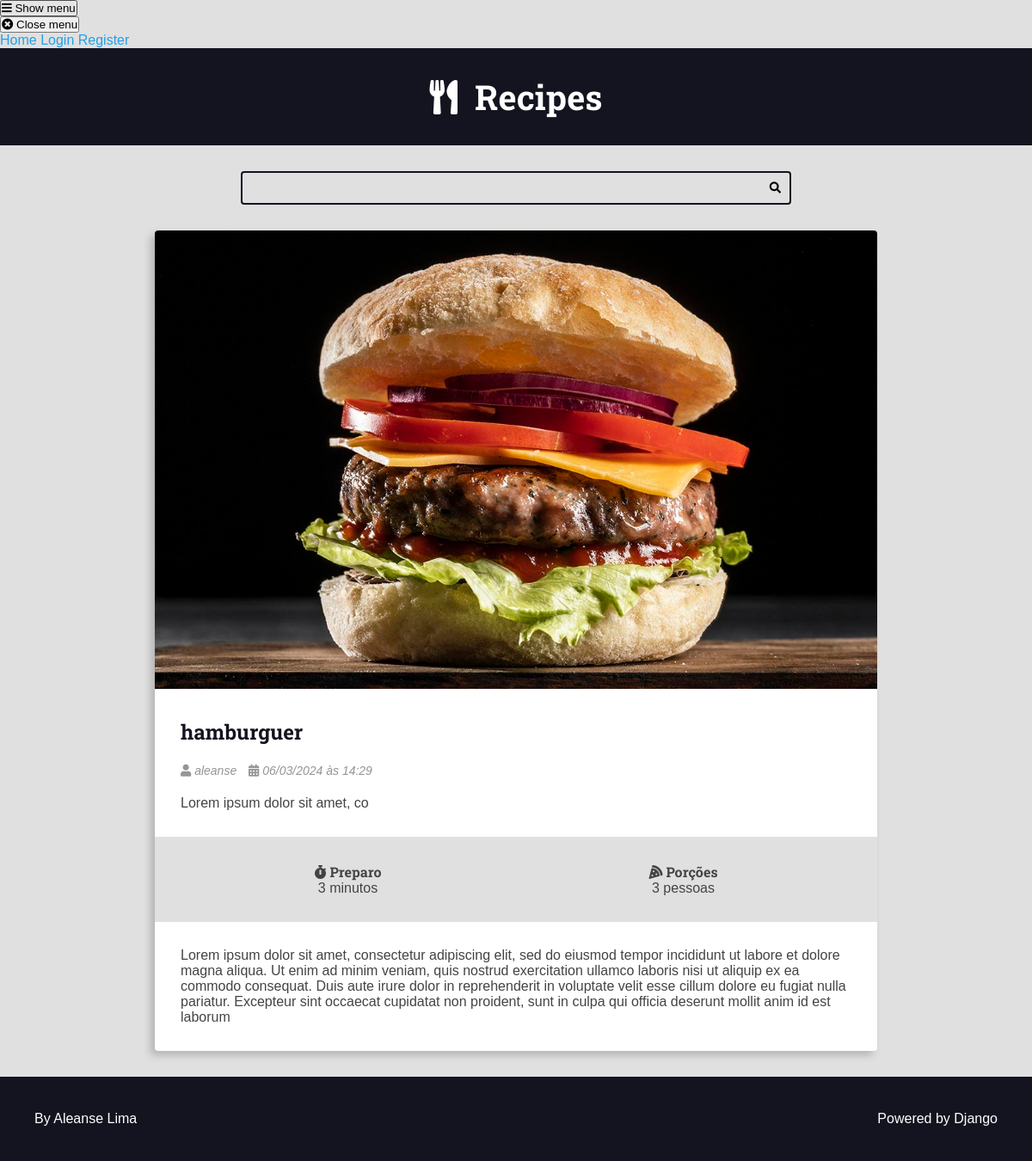
The page /recipes/7 on the database its author committed.
### recipes/models.py (models this page shows, shortened)
class Recipe(models.Model):
    title = models.CharField(max_length=30)
    description = models.TextField(max_length=30)
    slug = models.SlugField(unique=True)
    preparation_time = models.IntegerField()
    preparation_time_unit = models.CharField(max_length=30)
    servings = models.IntegerField()
    servings_unit = models.CharField(max_length=30)
    preparation_steps = models.TextField()
    preparation_steps_is_html = models.BooleanField(default=False)
    created_at = models.DateTimeField(auto_now_add=True)
    updated_at = models.DateTimeField(auto_now=True)
    is_published = models.BooleanField(default=False)
    cover = models.ImageField(upload_to='recipes/covers/%Y/%m/%d/', blank=True, default='')
    category = models.ForeignKey(Category, on_delete=models.SET_NULL, null=True,blank=True,default=None)
    author = models.ForeignKey(User, on_delete=models.SET_NULL, null=True)
    def get_absolute_url(self):
        return reverse("recipes:recipe",args={self.id})

### recipes/views.py (the view)
# urls.py: path('recipes/<int:id>', views.recipe,name="recipe"),
def recipe(request,id):
    recipe = get_object_or_404(Recipe,id=id, is_published=True,)
    return render(request,'recipes/pages/recipe-view.html',context={'recipe':recipe,'is_detail_page': True,})

### recipes/templates/recipes/pages/recipe-view.html (shortened to what this page needs)
{% extends 'global/base.html' %}
{% block content %}
<div class="main-content main-content-detail container">
        {% include 'recipes/partials/recipe.html' %}
</div>
{% endblock content %}

### recipes/templates/recipes/partials/recipe.html (shortened to what this page needs)
<div class="recipe recipe-list-item">
   {% if recipe.cover %}
    <div class="recipe-cover">
        <a href="{{ recipe.get_absolute_url }}">
            <img src="{{ recipe.cover.url }}" alt="Temporário">
        </a>
    </div>
    {% endif %}
    <div class="recipe-title-container">
         <h2 class="recipe-title">
            <a href="{{ recipe.get_absolute_url }}">
                {{ recipe.title }}
            </a>
        </h2>
    </div>
    <div class="recipe-author">
       {% if recipe.author is not None %}
        <span class="recipe-author-item">
            <i class="fas fa-user"></i>
            {% if recipe.author.first_name %}
                {{ recipe.author.first_name }} {{ recipe.author.last_name }}
            {% else %}
                {{ recipe.author.username }}
            {% endif %}
        </span>
        {% endif %}
        <span class="recipe-author-item">
            <i class="fas fa-calendar-alt"></i>
            {{ recipe.created_at|date:"d/m/Y" }} às {{ recipe.created_at|date:"H:i" }}
        </span>
    </div>
    <div class="recipe-content">
         <p>{{ recipe.description }}</p>
    </div>
    <div class="recipe-meta-container">
        <div class="recipe-meta recipe-preparation">
            <h3 class="recipe-meta-title"><i class="fas fa-stopwatch"></i> Preparo</h3>
            <div class="recipe-meta-text">
               {{ recipe.preparation_time }} {{ recipe.preparation_time_unit }}
            </div>
        </div>
        <div class="recipe-meta recipe-servings">
            <h3 class="recipe-meta-title"><i class="fas fa-pizza-slice"></i> Porções</h3>
            <div class="recipe-meta-text">
                {{ recipe.servings }} {{ recipe.servings_unit }}
            </div>
        </div>
    </div>
    {% if is_detail_page is True %}
    <div class="preparation-steps">
        {% if recipe.preparation_steps_is_html is True %}
                {{ recipe.preparation_steps|safe }}
            {% else %}
                {{ recipe.preparation_steps|linebreaksbr }}
        {% endif %}
    </div>
    {% endif %}
</div>

### base_static/global/css/styles.css (style rules this page uses)
:root { --color-primary: #269fe6; --color-primary-hover: #2086c2; --color-primary-dark: #13141f; --color-primary-dark-hover: #212336; --color-primary-light: #d4ecfa; --color-primary-light-hover: #bdd8e7; --color-white: #fff; --color-black: #000; --color-dark-text: #444; --color-info-light: #cce5ff; --color-debug-light: #cce5ff; --color-success-light: #d4edda; --color-alert-light: #fff3cd; --color-warning-light: #fff3cd; --color-error-light: #f8d7da; --color-info-dark: #4d86c4; --color-debug-dark: #4d86c4; --color-success-dark: #4a9c5d; --color-alert-dark: #927f40; --color-warning-dark: #927f40; --color-error-dark: #da525d; --color-gray-0: #f9f9f9; --color-gray-1: #e0e0e0; --color-gray-2: #c7c7c7; --color-gray-3: #aeaeae; --color-gray-4: #959595; --color-gray-5: #7d7d7d; --color-gray-6: #646464; --color-gray-7: #4b4b4b; --color-gray-8: #323232; --color-gray-9: #191919; --font-primary: sans-serif; --font-headings: 'Roboto Slab', serif; --spacing-gutter-medium: 3rem; --spacing-gutter-large: 4rem; }
* { padding: 0; margin: 0; box-sizing: border-box; }
html { font-size: 62.5%; }
body { font-size: 1.6rem; font-family: var(--font-primary); background: var(--color-gray-1); color: var(--color-dark-text); }
h1, h2, h3, h4, h5, h6 { font-family: var(--font-headings); }
.container { max-width: 144rem; margin: 0 auto; padding: var(--spacing-gutter-medium); }
.main-content { padding-top: 0; }
.recipe { background: var(--color-white); box-shadow: -5px 5px 10px rgba(0, 0, 0, .2); transform: scale(1); transition: all 300ms ease-in-out; border-radius: .4rem; overflow: hidden; }
.recipe img { max-width: 100%; }
.recipe-list-item { max-width: 64rem; height: fit-content; }
.recipe-title-container { padding: var(--spacing-gutter-medium); padding-bottom: 2rem; }
.recipe-title-container a { text-decoration: none; color: var(--color-primary-dark); }
.recipe-author { padding: 0 var(--spacing-gutter-medium); }
.recipe-content { padding: var(--spacing-gutter-medium); padding-top: 2rem; }
.recipe-author-item { color: var(--color-gray-4); margin-right: 1rem; font-style: italic; font-size: 1.4rem; }
.recipe-meta-container { display: flex; flex-flow: row wrap; padding: var(--spacing-gutter-medium); background: var(--color-gray-1); }
.recipe-meta { display: flex; flex-flow: column nowrap; flex-shrink: 1; flex-grow: 1; text-align: center; }
.recipe-meta-title { font-size: 1.6rem; }
.main-content-detail .recipe-list-item { max-width: 84rem; margin: 0 auto; }
img { max-width: 100%; }
a { color: var(--color-primary); text-decoration: none; }
.preparation-steps { padding: var(--spacing-gutter-medium); }

### rows shown on the page
Recipe: cover (picture), title "hamburguer", author.username "aleanse", created_at "06/03/2024", created_at "14:29", description "Lorem ipsum dolor sit amet, co", preparation_time "3", preparation_time_unit "minutos", servings "3", servings_unit "pessoas", preparation_steps "Lorem ipsum dolor sit amet, consectetur adipiscing elit, sed do eiusmod tempor incididunt ut labore et dolore magna aliqua. Ut enim ad minim veniam, quis nostrud exercitation ullamco laboris nisi ut aliquip ex ea commodo consequat. Duis aute irure dolor in reprehenderit in voluptate velit esse cillum dolore eu fugiat nulla pariatur. Excepteur sint occaecat cupidatat non proident, sunt in culpa qui officia deserunt mollit anim id est laborum"
